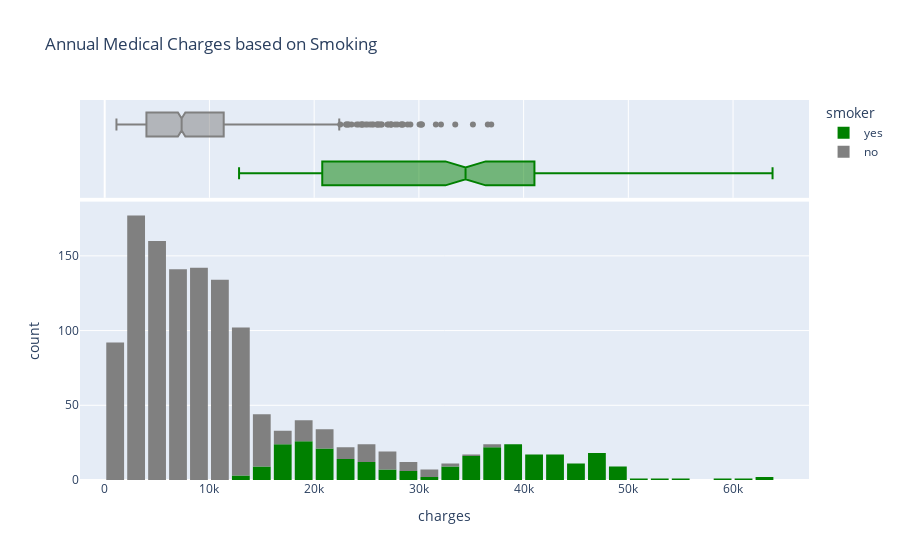

Notebook code cell kept with this figure:
### Markdown cell above
### Charges

Let's visualize the distribution of "charges" i.e. the annual medical charges for customers. This is the column we're trying to predict. Let's also use the categorical column "smoker" to distinguish the charges for smokers and non-smokers.

### Code cell
fig=px.histogram(medical_df,
                 x='charges',
                 marginal='box',
                 color='smoker',
                 color_discrete_sequence=['green','grey'],
                 title='Annual Medical Charges based on Smoking')
fig.update_layout(bargap=0.15)

### Figure 1 — Plotly figure (JSON) as saved in the notebook; plotly's stock layout.template omitted (floating-point values rounded to 4 significant figures; data arrays with more than 128 entries replaced by an {"elided": "..."} marker saying what was removed)
{"data": [{"alignmentgroup": "True", "bingroup": "x", "hovertemplate": "smoker=yes<br>charges=%{x}<br>count=%{y}<extra></extra>", "legendgroup": "yes", "marker": {"color": "green", "pattern": {"shape": ""}}, "name": "yes", "offsetgroup": "yes", "orientation": "v", "showlegend": true, "type": "histogram", "x": {"elided": "274 float values"}, "xaxis": "x", "yaxis": "y"}, {"alignmentgroup": "True", "hovertemplate": "smoker=yes<br>charges=%{x}<extra></extra>", "legendgroup": "yes", "marker": {"color": "green"}, "name": "yes", "notched": true, "offsetgroup": "yes", "showlegend": false, "type": "box", "x": {"elided": "274 float values"}, "xaxis": "x2", "yaxis": "y2"}, {"alignmentgroup": "True", "bingroup": "x", "hovertemplate": "smoker=no<br>charges=%{x}<br>count=%{y}<extra></extra>", "legendgroup": "no", "marker": {"color": "grey", "pattern": {"shape": ""}}, "name": "no", "offsetgroup": "no", "orientation": "v", "showlegend": true, "type": "histogram", "x": {"elided": "1064 float values"}, "xaxis": "x", "yaxis": "y"}, {"alignmentgroup": "True", "hovertemplate": "smoker=no<br>charges=%{x}<extra></extra>", "legendgroup": "no", "marker": {"color": "grey"}, "name": "no", "notched": true, "offsetgroup": "no", "showlegend": false, "type": "box", "x": {"elided": "1064 float values"}, "xaxis": "x2", "yaxis": "y2"}], "layout": {"bargap": 0.15, "barmode": "relative", "legend": {"title": {"text": "smoker"}, "tracegroupgap": 0}, "title": {"text": "Annual Medical Charges based on Smoking"}, "xaxis": {"anchor": "y", "domain": [0, 1], "title": {"text": "charges"}}, "xaxis2": {"anchor": "y2", "domain": [0, 1], "matches": "x", "showgrid": true, "showticklabels": false}, "yaxis": {"anchor": "x", "domain": [0, 0.7326], "title": {"text": "count"}}, "yaxis2": {"anchor": "x2", "domain": [0.7426, 1], "matches": "y2", "showgrid": false, "showline": false, "showticklabels": false, "ticks": ""}}}
